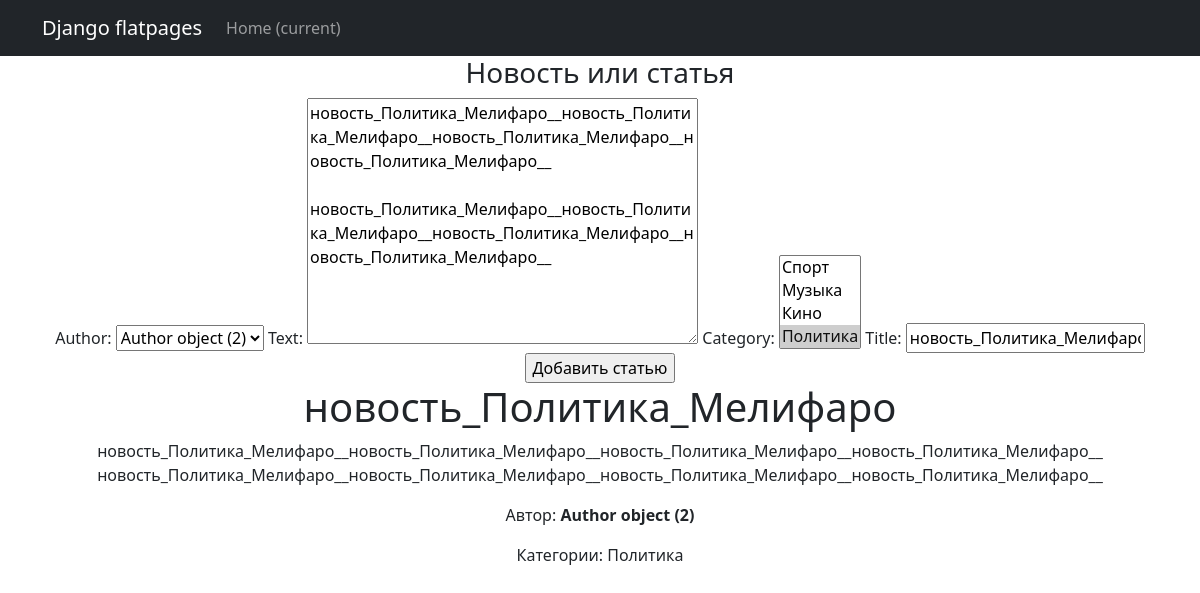
Before: /news/3/edit (signed in) with the older database file.
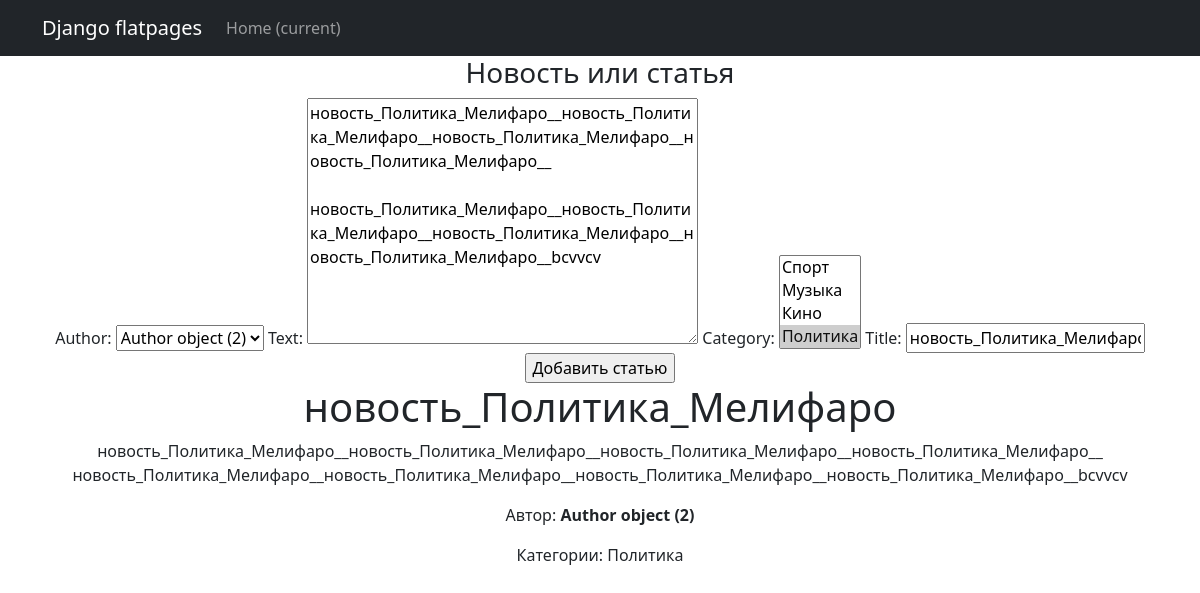
After: the same page with the newer database file.
### news/models.py (models this page shows, shortened)
class Post(models.Model):
    stat = 's'
    new = 'n'
    POST_TYPE = [
        (stat, "Статья"),
        (new, "Новость")
    ]
    author = models.ForeignKey(Author, on_delete=models.CASCADE)
    post_type = models.CharField(max_length=1, choices=POST_TYPE, default=stat)
    created = models.DateTimeField(auto_now_add=True)
    category = models.ManyToManyField(Category, through='PostCategory')
    title = models.CharField(max_length=256)
    text = models.TextField()
    rating = models.IntegerField(default=0)

class Author(models.Model):
    user = models.OneToOneField(User, on_delete=models.CASCADE)
    rating = models.IntegerField(default=0)

### news/views.py (the view)
# urls.py: path('<int:pk>/edit', PostUpdate.as_view(), name='post_update'),
class PostUpdate(LoginRequiredMixin, PermissionRequiredMixin, UpdateView):
    template_name = 'post_create.html'
    login_required = ('post_create')
    permission_required = ('news.change_post')
    form_class = PostForm
    def get_object(self, **kwargs):
        id = self.kwargs.get('pk')
        return Post.objects.get(pk=id)

### news/forms.py
class PostForm(ModelForm):
    class Meta:
        model = Post
        fields = ['author', 'text', 'category', 'title']

### news/models.py (called while the page is built)
    def __str__(self):
        return self.name

### templates/post_create.html (shortened to what this page needs)
{% extends 'flatpages/default.html' %}
{% block content %}
<h3>Новость или статья</h3>
<form method="POST">
    {{ form }}
    <input type="submit" value="Добавить статью">
</form>
<h1>{{ post.title }}</h1>
    <p>{{ post.text }}</p>
    <p>Автор: <b>{{ post.author }}</b></p>
    <div>Категории:
        {% for category in post.category.all %}
            {{ category.name }}
        {% endfor %} </div>
{% endblock content %}

Changed rows visible on the page:
changed Post "новость_Политика_Мелифаро": text "новость_Политика_Мелифаро__новость_Политика_Мелифаро__новость_Политика_Мелифаро__новость_Политика_Мелифаро__ новость_Политика_Мелифаро__новость_Политика_Мелифаро__новость_Политика_Мелифаро__новость_Политика_Мелифаро__" → "новость_Политика_Мелифаро__новость_Политика_Мелифаро__новость_Политика_Мелифаро__новость_Политика_Мелифаро__ новость_Политика_Мелифаро__новость_Политика_Мелифаро__новость_Политика_Мелифаро__новость_Политика_Мелифаро__bcvvcv"
